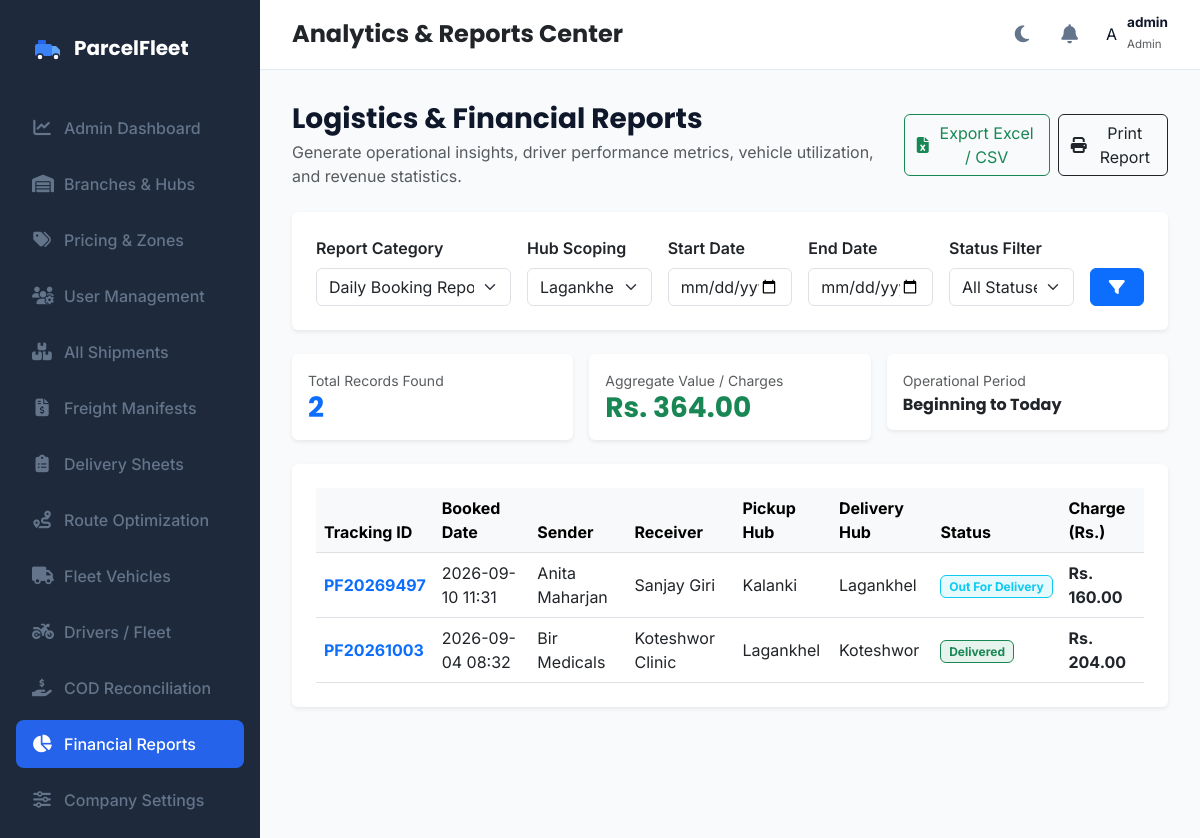
The page /admin/reports?hub_id=7 (signed in) on the database as committed earlier.
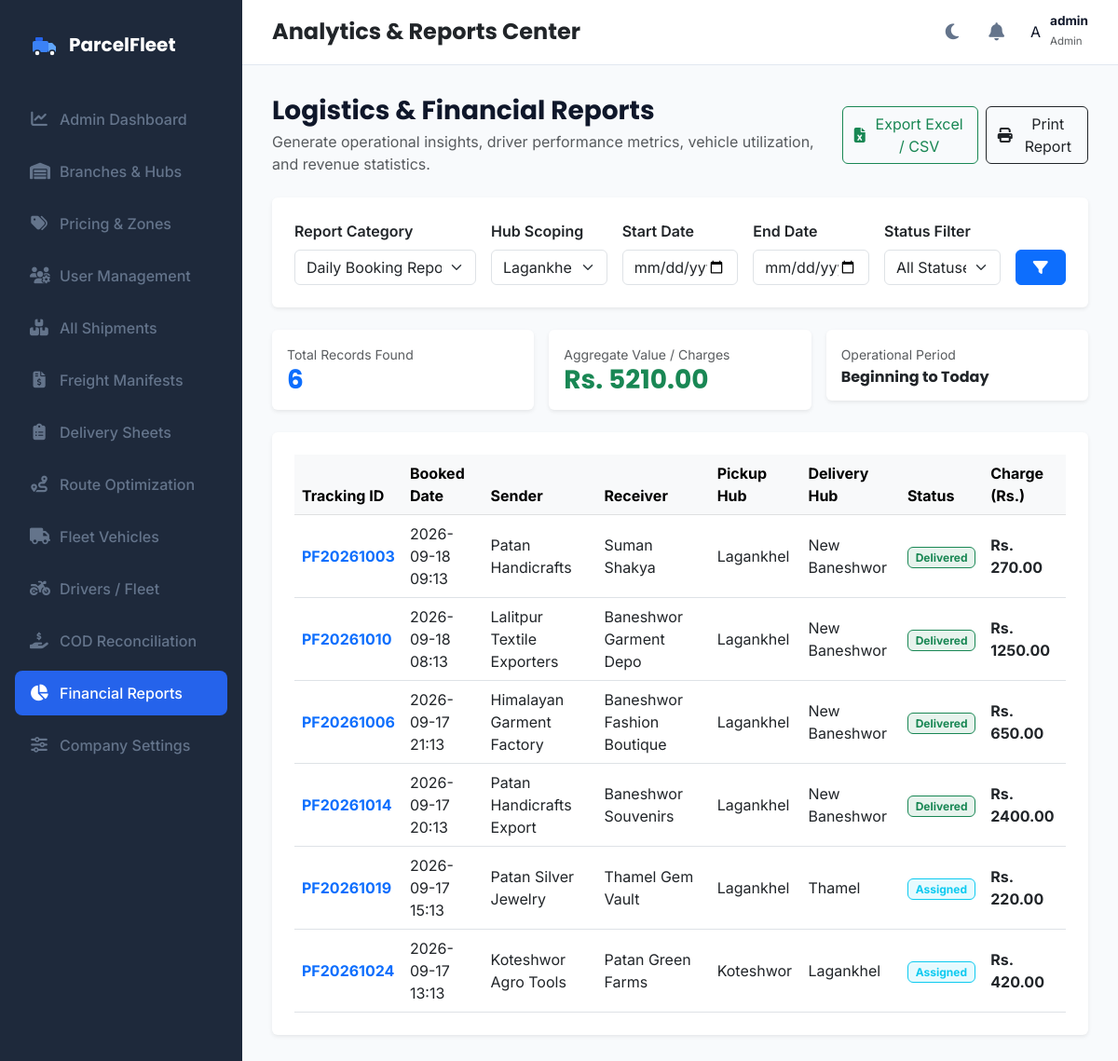
The same page on the database as committed later.
### models.py (models this page shows, shortened)
class Parcel(db.Model):
    __tablename__ = 'parcels'
    id = db.Column(db.Integer, primary_key=True)
    tracking_id = db.Column(db.String(50), unique=True, nullable=False)
    sender_name = db.Column(db.String(100), nullable=False)
    sender_phone = db.Column(db.String(20), nullable=False)
    receiver_name = db.Column(db.String(100), nullable=False)
    receiver_phone = db.Column(db.String(20), nullable=False)
    pickup_address = db.Column(db.String(100), nullable=False)
    delivery_address = db.Column(db.String(100), nullable=False)
    pickup_hub = db.Column(db.String(100), nullable=True)
    delivery_hub = db.Column(db.String(100), nullable=True)
    pickup_latitude = db.Column(db.Float, nullable=False, default=27.7154)
    pickup_longitude = db.Column(db.Float, nullable=False, default=85.3123)
    delivery_latitude = db.Column(db.Float, nullable=False, default=27.6915)
    delivery_longitude = db.Column(db.Float, nullable=False, default=85.3331)
    parcel_type = db.Column(db.String(50), nullable=False)
    weight = db.Column(db.Float, nullable=False)
    length = db.Column(db.Float, nullable=False, default=10.0)
    width = db.Column(db.Float, nullable=False, default=10.0)
    height = db.Column(db.Float, nullable=False, default=10.0)
    status = db.Column(db.String(30), default='Pending')  # 'Pending', 'Assigned', 'Manifested', 'Picked Up', 'In Transit', 'Out For Delivery', 'Delivered', 'Failed Delivery', 'Returned', 'Cancelled'
    delivery_charge = db.Column(db.Float, nullable=False, default=0.0)
    payment_status = db.Column(db.String(20), default='Pending')  # 'Pending', 'Paid', 'COD'
    assigned_driver_id = db.Column(db.Integer, db.ForeignKey('drivers.id'), nullable=True)
    service_type = db.Column(db.String(50), nullable=False, default='Standard')  # 'Standard', 'Express', 'Air', 'Surface'
    cod_amount = db.Column(db.Float, default=0.0)
    customer_id = db.Column(db.Integer, db.ForeignKey('customer_profiles.id'), nullable=True)
    hub_id = db.Column(db.Integer, db.ForeignKey('hubs.id'), nullable=True)
    merchandise_id = db.Column(db.Integer, db.ForeignKey('merchandise.id'), nullable=True)
    manifest_id = db.Column(db.Integer, db.ForeignKey('manifests.id'), nullable=True)
    expected_delivery_date = db.Column(db.DateTime, nullable=True)
    pickup_image = db.Column(db.String(255), nullable=True)
    delivery_image = db.Column(db.String(255), nullable=True)
    delivery_attempts = db.Column(db.Integer, default=0)
    failed_reason = db.Column(db.String(255), nullable=True)
    special_tags = db.Column(db.String(255), nullable=True)
    created_at = db.Column(db.DateTime, default=datetime.utcnow)
    delivered_at = db.Column(db.DateTime, nullable=True)
    delivery_notes = db.Column(db.Text, nullable=True)
    customer_signature = db.Column(db.Text, nullable=True)
    manifest = db.relationship('Manifest', foreign_keys=[manifest_id])
    history = db.relationship('TrackingHistory', backref='parcel', cascade="all, delete-orphan", order_by="TrackingHistory.timestamp.asc()")
    notifications = db.relationship('NotificationLog', backref='parcel', cascade="all, delete-orphan", order_by="NotificationLog.timestamp.asc()")

### app.py (the view)
@app.route('/admin/reports')
@login_required
def view_reports():
    if current_user.role not in ['admin', 'hub_admin', 'dispatcher', 'booking_staff']:
        return redirect(url_for('index'))
    report_type = request.args.get('report_type', 'daily_booking')
    hub_id = request.args.get('hub_id')
    start_date_str = request.args.get('start_date')
    end_date_str = request.args.get('end_date')
    status = request.args.get('status')
    hubs = Hub.query.all()
    query = Parcel.query
    if current_user.role == 'hub_admin':
        hub_name = get_current_hub_name()
        if hub_name:
            query = query.filter((Parcel.pickup_hub == hub_name) | (Parcel.delivery_hub == hub_name))
    elif hub_id:
        hub = Hub.query.get(int(hub_id))
        if hub:
            query = query.filter((Parcel.pickup_hub == hub.name) | (Parcel.delivery_hub == hub.name))
    if status:
        query = query.filter(Parcel.status == status)
    if report_type in ['daily_booking', 'delivery', 'pending', 'revenue', 'failed_deliveries']:
        if report_type == 'pending':
            query = query.filter(Parcel.status == 'Pending')
        elif report_type == 'failed_deliveries':
            query = query.filter(Parcel.delivery_attempts > 0)
        report_data = query.order_by(Parcel.created_at.desc()).all()
        total_aggregate_val = sum(p.delivery_charge for p in report_data)
    elif report_type == 'driver_performance':
        report_data = Driver.query.all()
        total_aggregate_val = sum(d.completed_deliveries for d in report_data)
    elif report_type == 'vehicle_utilization':
        report_data = Vehicle.query.all()
        total_aggregate_val = len(report_data)
    elif report_type == 'manifest':
        report_data = Manifest.query.all()
        total_aggregate_val = sum(m.total_weight for m in report_data)
    else:
        report_data = query.all()
        total_aggregate_val = sum(p.delivery_charge for p in report_data)
    return render_template(
        'reports.html',
        active_page='reports',
        report_data=report_data,
        selected_report=report_type,
        selected_hub_id=hub_id,
        start_date=start_date_str,
        end_date=end_date_str,
        selected_status=status,
        hubs=hubs,
        total_aggregate_val=total_aggregate_val
    )

### app.py (called while the page is built)
@login_manager.user_loader
def load_user(user_id):
    return User.query.get(int(user_id))

### templates/reports.html (shortened to what the changed rows need)
{% extends "base.html" %}
{% block content %}
<div class="container-fluid p-0">
    <div class="row g-3 mb-4">
        <div class="col-md-4">
            <div class="card border-0 shadow-sm p-3">
                <span class="text-muted small">Total Records Found</span>
                <h3 class="fw-bold mb-0 text-primary">{{ report_data|length }}</h3>
            </div>
        </div>
        <div class="col-md-4">
            <div class="card border-0 shadow-sm p-3">
                <span class="text-muted small">Aggregate Value / Charges</span>
                <h3 class="fw-bold mb-0 text-success">Rs. {{ "%.2f"|format(total_aggregate_val) }}</h3>
            </div>
        </div>
    </div>
    <div class="card border-0 shadow-sm">
        <div class="card-body p-4">
            <div class="table-responsive">
                {% if selected_report in ['daily_booking', 'delivery', 'pending', 'revenue', 'failed_deliveries'] %}
                <table class="table table-hover align-middle mb-0">
                    <thead class="table-light">
                        <tr>
                            <th>Tracking ID</th>
                            <th>Booked Date</th>
                            <th>Sender</th>
                            <th>Receiver</th>
                            <th>Pickup Hub</th>
                            <th>Delivery Hub</th>
                            <th>Status</th>
                            <th>Charge (Rs.)</th>
                        </tr>
                    </thead>
                    <tbody>
                        {% for p in report_data %}
                        <tr>
                            <td><strong class="text-primary">{{ p.tracking_id }}</strong></td>
                            <td>{{ p.created_at.strftime('%Y-%m-%d %H:%M') }}</td>
                            <td>{{ p.sender_name }}</td>
                            <td>{{ p.receiver_name }}</td>
                            <td>{{ p.pickup_hub }}</td>
                            <td>{{ p.delivery_hub }}</td>
                            <td>
                                {% if p.status == 'Delivered' %}
                                    <span class="badge bg-success bg-opacity-10 text-success border border-success">Delivered</span>
                                {% elif p.status == 'Pending' %}
                                    <span class="badge bg-warning bg-opacity-10 text-warning border border-warning">Pending</span>
                                {% else %}
                                    <span class="badge bg-info bg-opacity-10 text-info border border-info">{{ p.status }}</span>
                                {% endif %}
                            </td>
                            <td><strong>Rs. {{ "%.2f"|format(p.delivery_charge) }}</strong></td>
                        </tr>
                        {% else %}
                        <tr>
                            <td colspan="8" class="text-center py-4 text-muted">No parcel records matching selected report criteria.</td>
                        </tr>
                        {% endfor %}
                    </tbody>
                </table>
                {% endif %}
            </div>
        </div>
    </div>
</div>
{% endblock %}

Rows that differ between the two databases and show on the page:
changed Parcel "PF20261003": created_at "2026-09-04 08:32" → "2026-09-18 09:13"; sender_name "Bir Medicals" → "Patan Handicrafts"; receiver_name "Koteshwor Clinic" → "Suman Shakya"; delivery_hub "Koteshwor" → "New Baneshwor"; delivery_charge "204.00" → "270.00"; moves up the list
now on this page (row edited): Parcel: tracking_id "PF20261010", created_at "2026-09-18 08:13", sender_name "Lalitpur Textile Exporters", receiver_name "Baneshwor Garment Depo", pickup_hub "Lagankhel", delivery_hub "New Baneshwor", status "Delivered", delivery_charge "1250.00"
changed Parcel: tracking_id "PF20269497" → "PF20261006"; created_at "2026-09-10 11:31" → "2026-09-17 21:13"; sender_name "Anita Maharjan" → "Himalayan Garment Factory"; receiver_name "Sanjay Giri" → "Baneshwor Fashion Boutique"; pickup_hub "Kalanki" → "Lagankhel"; delivery_hub "Lagankhel" → "New Baneshwor"; delivery_charge "160.00" → "650.00"; status "Out For Delivery" → (not shown); now shows "Delivered"
added Parcel: tracking_id "PF20261014", created_at "2026-09-17 20:13", sender_name "Patan Handicrafts Export", receiver_name "Baneshwor Souvenirs", pickup_hub "Lagankhel", delivery_hub "New Baneshwor", status "Delivered", delivery_charge "2400.00"
added Parcel: tracking_id "PF20261019", created_at "2026-09-17 15:13", sender_name "Patan Silver Jewelry", receiver_name "Thamel Gem Vault", pickup_hub "Lagankhel", delivery_hub "Thamel", status "Assigned", delivery_charge "220.00"
added Parcel: tracking_id "PF20261024", created_at "2026-09-17 13:13", sender_name "Koteshwor Agro Tools", receiver_name "Patan Green Farms", pickup_hub "Koteshwor", delivery_hub "Lagankhel", status "Assigned", delivery_charge "420.00"
Other text that changed with them:
{{ report_data|length }}: "2" → "6"
{{ "%.2f"|format(total_aggregate_val) }}: "364.00" → "5210.00"
